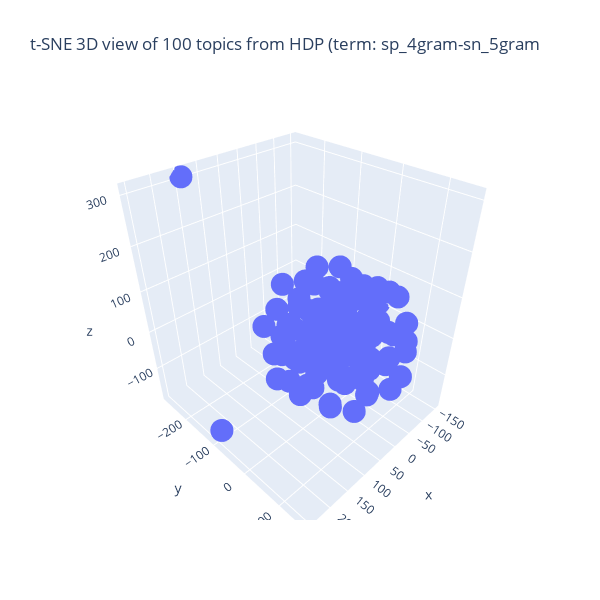

Write notebook code for a chart like this one.
### Code cell
## tSNE の結果の可視化 (3D)
import numpy as np
import plotly.graph_objects as go

## 図の大きさを決める
X = pair_top_tsne_3d_fitted[:,0] # 次元 1
Y = pair_top_tsne_3d_fitted[:,1] # 次元 2
Z = pair_top_tsne_3d_fitted[:,2] # 次元 3
fig = go.Figure(data = [go.Scatter3d(x = X, y = Y, z = Z, mode = 'markers')])

## 3D 散布図にラベルを追加する処理は未実装
#method = "HDP" if use_HDP else "LDA"
fig.update_layout(autosize = False, width = 600, height = 600,
                 title = f"t-SNE 3D view of {n_topics} topics from {method_name} (term: {sp_term_type}-{sn_term_type}")
fig.show()
